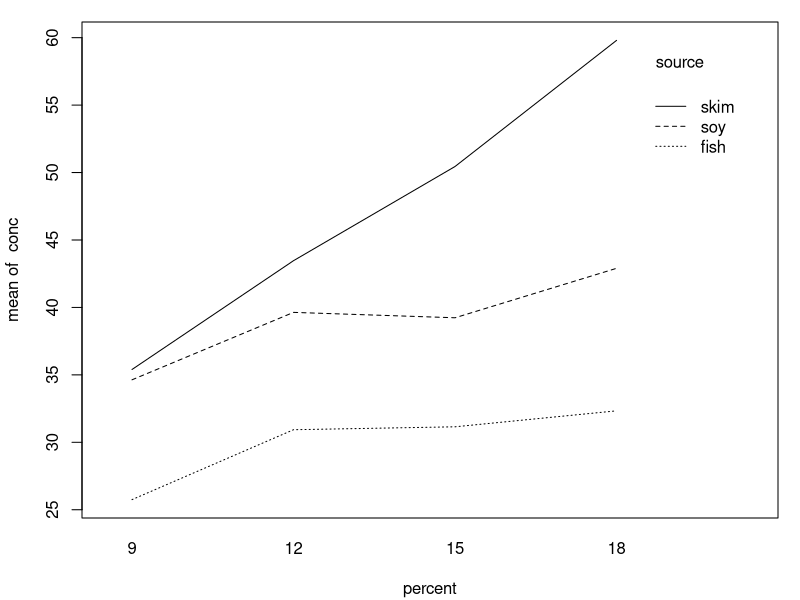
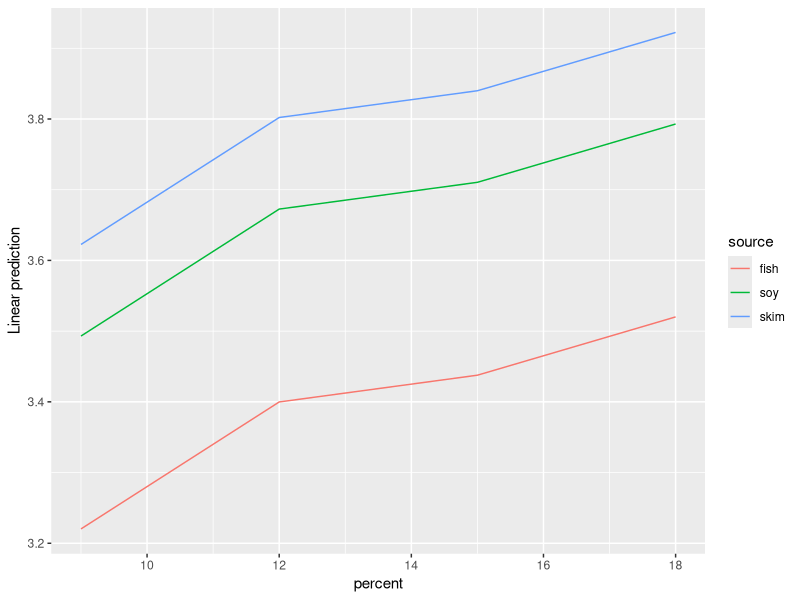
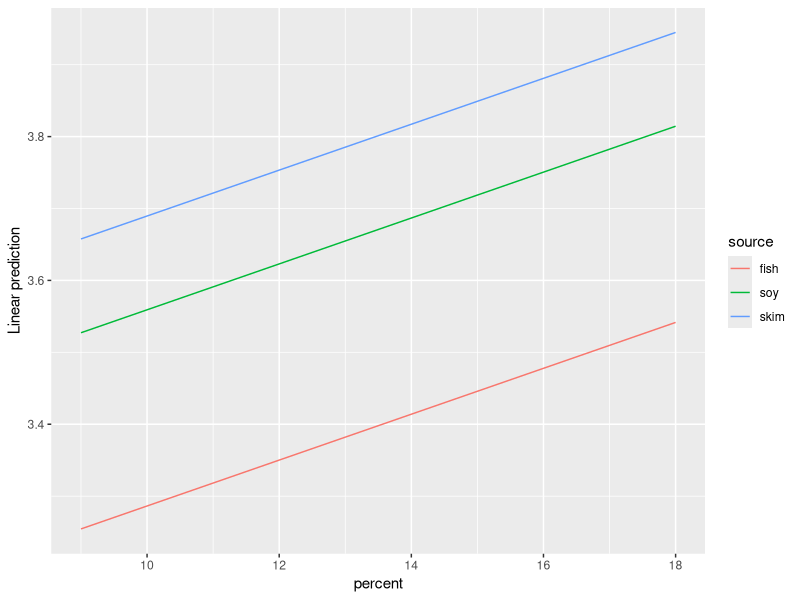
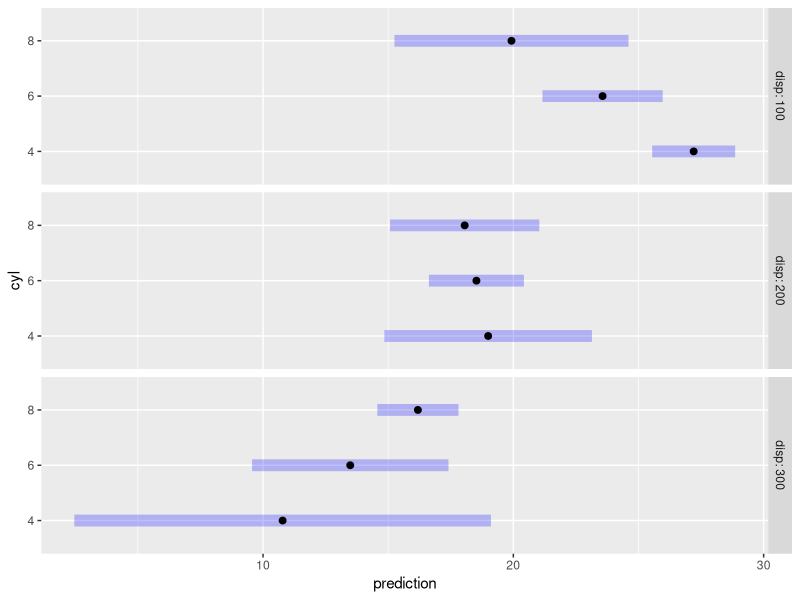
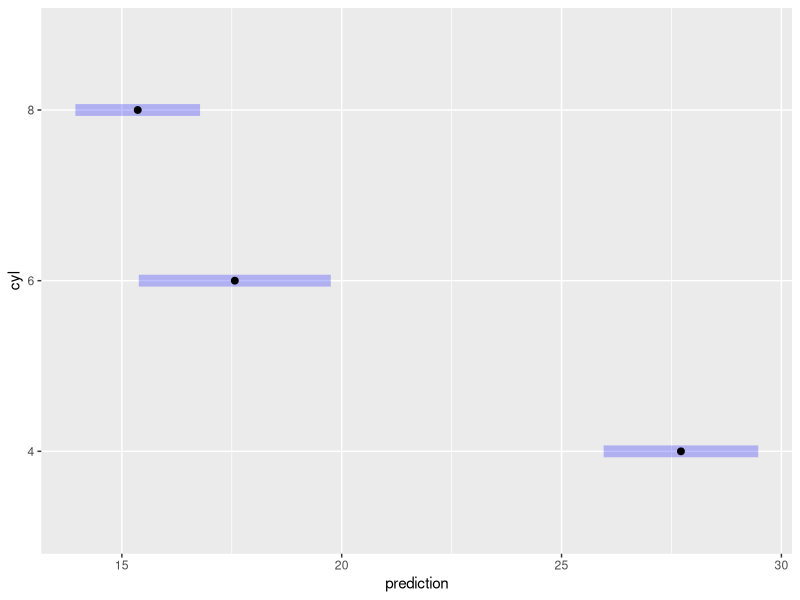
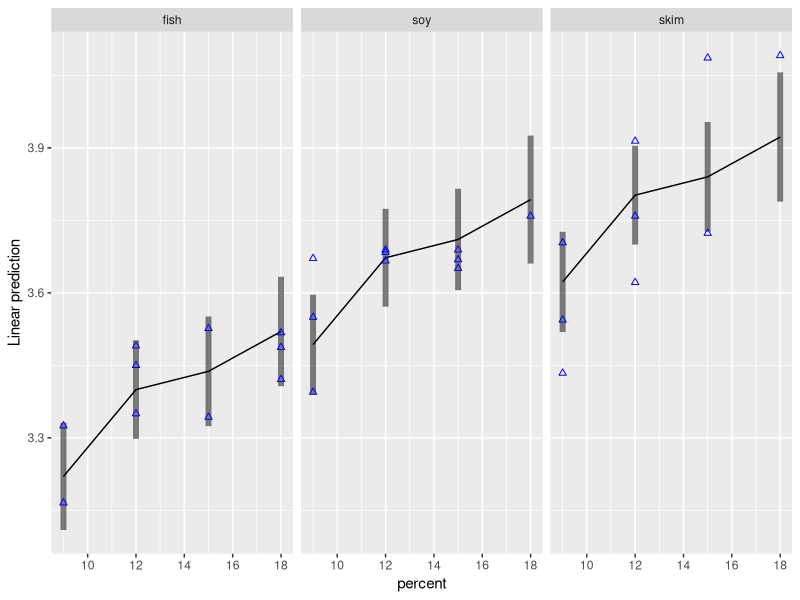

Here is the R script that generated these plots, in order:
## ---- chunk 1
require("emmeans")
knitr::opts_chunk$set(fig.width = 4.5, class.output = "ro")
## ---- chunk 2
par(mar = .1 + c(4, 4, 1, 1))   # reduce head space

## ---- chunk 3
with(pigs, interaction.plot(percent, source, conc))
## ---- chunk 4
with(pigs, tapply(conc, percent, mean))
## ---- chunk 5
cell.means <- matrix(with(pigs, 
    tapply(conc, interaction(source, percent), mean)), 
    nrow = 3)
cell.means
## ---- chunk 6
apply(cell.means, 2, mean)
## ---- chunk 7
with(pigs, table(source, percent))
## ---- chunk 8
sum(c(3, 1, 1) * cell.means[, 4]) / 5
## ---- chunk 9
pigs.lm1 <- lm(log(conc) ~ source + factor(percent), data = pigs)
## ---- chunk 10
ref_grid(pigs.lm1)
## ---- chunk 11
ref_grid(pigs.lm1) @ grid
## ---- chunk 12
pigs.lm2 <- lm(log(conc) ~ source + percent, data = pigs)
ref_grid(pigs.lm2)
## ---- chunk 13
ref_grid(pigs.lm2) @ grid
## ---- chunk 14
pigs.pred1 <- matrix(predict(ref_grid(pigs.lm1)), nrow = 3)
pigs.pred1
## ---- chunk 15
apply(pigs.pred1, 1, mean) ### EMMs for source

apply(pigs.pred1, 2, mean) ### EMMs for percent
## ---- chunk 16
predict(ref_grid(pigs.lm2))
## ---- chunk 17
emmeans(pigs.lm1, "percent")
## ---- chunk 18
ref_grid(pigs.lm2, cov.keep = "percent")
## ---- chunk 19
ref_grid(pigs.lm2, cov.reduce = range)
## ---- chunk 20
mtcars.lm <- lm(mpg ~ disp * cyl, data = mtcars)
ref_grid(mtcars.lm)
## ---- chunk 21
mtcars.rg <- ref_grid(mtcars.lm, cov.keep = 3,
                      at = list(disp = c(100, 200, 300)))
mtcars.rg
## ---- chunk 22
mtcars.1 <- lm(mpg ~ factor(cyl) + disp + I(disp^2), data = mtcars)
emmeans(mtcars.1, "cyl")
## ---- chunk 23
mtcars <- transform(mtcars, 
                    Cyl = factor(cyl),
                    dispsq = disp^2)
mtcars.2 <- lm(mpg ~ Cyl + disp + dispsq, data = mtcars)
emmeans(mtcars.2, "Cyl")
## ---- chunk 24
ref_grid(mtcars.1)
ref_grid(mtcars.2)
## ---- chunk 25
emmeans(mtcars.2, "Cyl", at = list(dispsq = 230.72^2))
## ---- chunk 26
emmip(pigs.lm1, source ~ percent)
emmip(ref_grid(pigs.lm2, cov.reduce = FALSE), source ~ percent)
## ---- chunk 27
plot(mtcars.rg, by = "disp")
## ---- chunk 28
mtcars.rg_d.c <- ref_grid(mtcars.lm, at = list(cyl = c(4,6,8)),
                          cov.reduce = disp ~ cyl)
mtcars.rg_d.c @ grid
## ---- chunk 29
plot(mtcars.rg_d.c)
## ---- chunk 30
require("ggplot2")
emmip(pigs.lm1, ~ percent | source, CIs = TRUE) +
    geom_point(aes(x = percent, y = log(conc)), data = pigs, pch = 2, color = "blue")
## ---- chunk 31
emmeans(pigs.lm1, "percent", weights = "cells")
## ---- chunk 32
pigs.lm3 <- lm(log(conc) ~ factor(percent), data = pigs)
emmeans(pigs.lm3, "percent")
## ---- chunk 33
MOats.lm <- lm (yield ~ Block + Variety, data = MOats)
ref_grid (MOats.lm, mult.name = "nitro")
## ---- chunk 34
pigs.rg <- ref_grid(pigs.lm1)
class(pigs.rg)

pigs.emm.s <- emmeans(pigs.rg, "source")
class(pigs.emm.s)
## ---- chunk 35
pigs.rg

pigs.emm.s
## ---- chunk 36
str(pigs.emm.s)
## ---- chunk 37
# equivalent to summary(emmeans(pigs.lm1, "percent"), level = 0.90, infer = TRUE))
emmeans(pigs.lm1, "percent", level = 0.90, infer = TRUE)
## ---- chunk 38
class(summary(pigs.emm.s))
